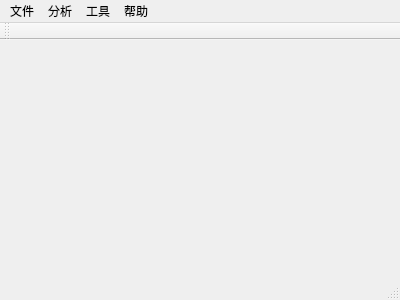
<?xml version="1.0" encoding="UTF-8"?>
<ui version="4.0">
 <class>MainWindow</class>
 <widget class="QMainWindow" name="MainWindow">
  <property name="geometry">
   <rect>
    <x>0</x>
    <y>0</y>
    <width>400</width>
    <height>300</height>
   </rect>
  </property>
  <property name="windowTitle">
   <string>MainWindow</string>
  </property>
  <widget class="QWidget" name="centralWidget"/>
  <widget class="QMenuBar" name="menuBar">
   <property name="geometry">
    <rect>
     <x>0</x>
     <y>0</y>
     <width>400</width>
     <height>23</height>
    </rect>
   </property>
   <widget class="QMenu" name="menu">
    <property name="title">
     <string>文件</string>
    </property>
    <addaction name="action"/>
    <addaction name="separator"/>
    <addaction name="action_3"/>
   </widget>
   <widget class="QMenu" name="menu_2">
    <property name="title">
     <string>分析</string>
    </property>
    <addaction name="action_4"/>
   </widget>
   <widget class="QMenu" name="menu_3">
    <property name="title">
     <string>工具</string>
    </property>
    <addaction name="action_5"/>
    <addaction name="separator"/>
    <addaction name="action_7"/>
   </widget>
   <widget class="QMenu" name="menu_4">
    <property name="title">
     <string>帮助</string>
    </property>
    <addaction name="action_8"/>
    <addaction name="separator"/>
    <addaction name="action_10"/>
    <addaction name="action_bug"/>
    <addaction name="separator"/>
    <addaction name="action_12"/>
    <addaction name="action_Qt"/>
   </widget>
   <addaction name="menu"/>
   <addaction name="menu_2"/>
   <addaction name="menu_3"/>
   <addaction name="menu_4"/>
  </widget>
  <widget class="QToolBar" name="mainToolBar">
   <attribute name="toolBarArea">
    <enum>TopToolBarArea</enum>
   </attribute>
   <attribute name="toolBarBreak">
    <bool>false</bool>
   </attribute>
  </widget>
  <widget class="QStatusBar" name="statusBar"/>
  <action name="action">
   <property name="text">
    <string>打开数据文件</string>
   </property>
  </action>
  <action name="action_3">
   <property name="text">
    <string>退出</string>
   </property>
  </action>
  <action name="action_4">
   <property name="text">
    <string>传感器数据分析</string>
   </property>
  </action>
  <action name="action_5">
   <property name="text">
    <string>外部工具</string>
   </property>
  </action>
  <action name="action_7">
   <property name="text">
    <string>选项</string>
   </property>
  </action>
  <action name="action_8">
   <property name="text">
    <string>帮助</string>
   </property>
  </action>
  <action name="action_10">
   <property name="text">
    <string>技术支持</string>
   </property>
  </action>
  <action name="action_bug">
   <property name="text">
    <string>报告 bug</string>
   </property>
  </action>
  <action name="action_12">
   <property name="text">
    <string>关于</string>
   </property>
  </action>
  <action name="action_Qt">
   <property name="text">
    <string>关于 Qt</string>
   </property>
  </action>
 </widget>
 <layoutdefault spacing="6" margin="11"/>
 <resources/>
 <connections/>
</ui>
